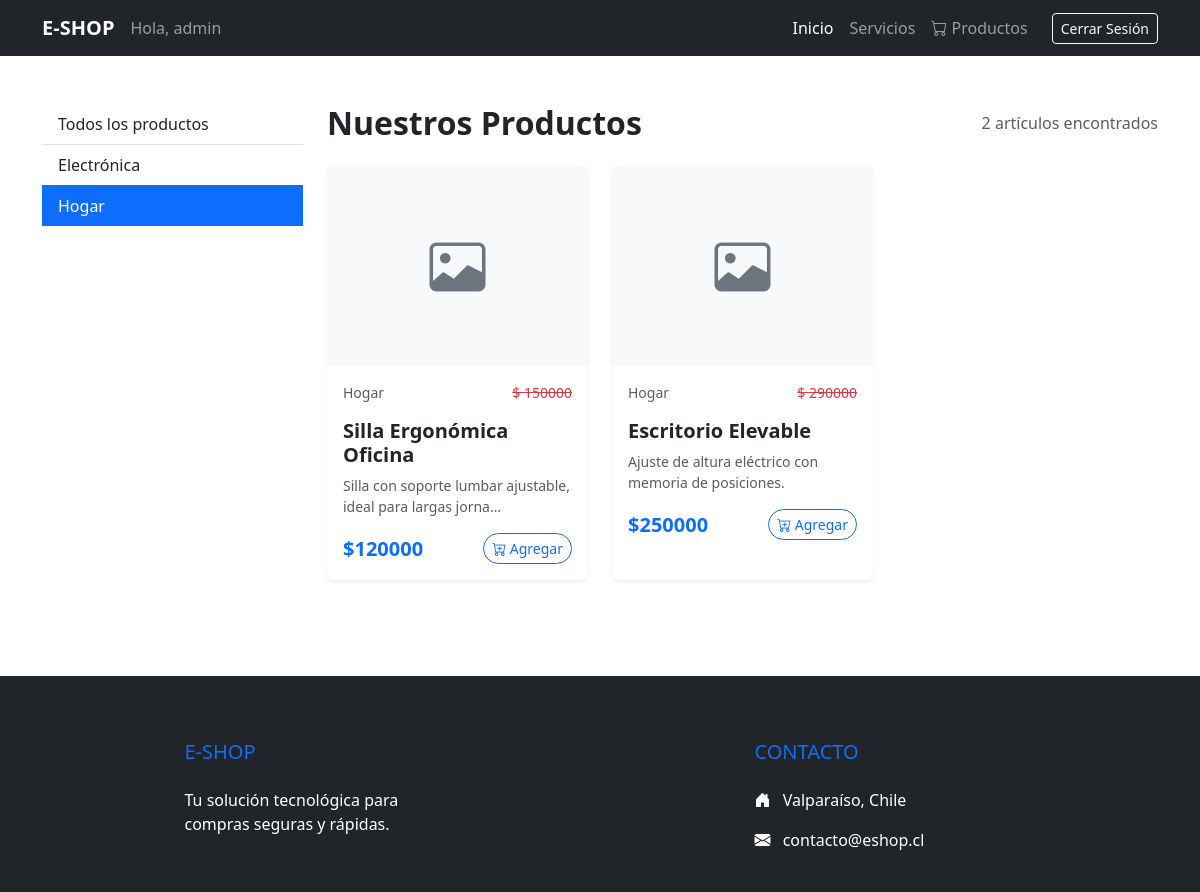
The page /productos?categoria=2 (signed in) on the database its author committed.
### main/models.py (models this page shows, shortened)
class Categoria(models.Model):
    nombre = models.CharField(max_length=100)
    def __str__(self):
        return self.nombre

class Producto(models.Model):
    nombre = models.CharField(max_length=200)
    categoria = models.ForeignKey(Categoria, on_delete=models.CASCADE, related_name='productos')
    precio = models.DecimalField(max_digits=10, decimal_places=0)
    precio_antes = models.DecimalField(max_digits=10, decimal_places=0, null=True, blank=True)
    descripcion = models.TextField()
    imagen_url = models.TextField(max_length=5000)
    stock = models.IntegerField(default=0)
    fecha_creacion = models.DateTimeField(auto_now_add=True)

### main/views.py (the view)
# urls.py: path('productos', views.productos, name='productos'),
@login_required
def productos(request):
    productos = Producto.objects.all()
    categorias = Categoria.objects.all()
    cat_id = request.GET.get('categoria')
    precio_max = request.GET.get('precio_max')
    if cat_id:
        productos = productos.filter(categoria_id=cat_id)
    if precio_max:
        productos = productos.filter(precio__lte=precio_max)
    context = {
        'productos': productos,
        'categorias': categorias,
        'categoria_seleccionada': cat_id,
        'precio_max': precio_max,
    }
    return render(request, 'productos.html', context)

### main/templates/productos.html (shortened to what this page needs)
{% extends 'base.html' %}
{% block content %}
<div class="container py-5">
    <div class="row">
        <aside class="col-lg-3 mb-4">
            <div class="list-group list-group-flush">
                <a href="{% url 'productos' %}"
                    class="list-group-item list-group-item-action {% if not categoria_seleccionada %}active{% endif %}">
                    Todos los productos
                </a>
                {% for cat in categorias %}
                <a href="?categoria={{ cat.id }}"
                    class="list-group-item list-group-item-action {% if categoria_seleccionada == cat.id|stringformat:'s' %}active{% endif %}">
                    {{ cat.nombre }}
                </a>
                {% endfor %}
            </div>
        </aside>
        <div class="col-lg-9">
            <div class="d-flex justify-content-between align-items-center mb-4">
                <h2 class="fw-bold mb-0">Nuestros Productos</h2>
                <span class="text-muted">{{ productos|length }} artículos encontrados</span>
            </div>
            <div class="row row-cols-1 row-cols-md-2 row-cols-xl-3 g-4">
                {% for producto in productos %}
                <div class="col">
                    <div class="card h-100 border-0 shadow-sm overflow-hidden product-card">
                        <div style="height: 200px; background-color: #f8f9fa;"
                            class="d-flex align-items-center justify-content-center">
                            {% if producto.imagen %}
                            <img src="{{ producto.imagen }}" class="card-img-top shadow-sm" alt="{{ producto.nombre }}"
                                style="object-fit: contain; max-height: 100%;">
                            {% else %}
                            <i class="bi bi-image text-secondary display-4"></i>
                            {% endif %}
                        </div>
                        <div class="card-body">
                            <div class="d-flex justify-content-between">
                                <p class="small"><a href="#!" class="text-muted text-decoration-none">{{ producto.categoria }}</a></p>
                                <p class="small text-danger"><s>$ {{ producto.precio_antes }}</s></p>
                            </div>
                            <h5 class="card-title fw-bold">{{ producto.nombre }}</h5>
                            <p class="card-text text-muted small">{{ producto.descripcion|truncatechars:60 }}</p>
                            <div class="d-flex justify-content-between align-items-center mt-3">
                                <span class="h5 mb-0 fw-bold text-primary">${{ producto.precio }}</span>
                                <button class="btn btn-outline-primary btn-sm rounded-pill">
                                    <i class="bi bi-cart-plus"></i> Agregar
                                </button>
                            </div>
                        </div>
                    </div>
                </div>
                {% empty %}
                <div class="col-12 text-center py-5">
                    <i class="bi bi-search display-1 text-muted"></i>
                    <p class="mt-3 text-muted">No se encontraron productos disponibles por ahora.</p>
                </div>
                {% endfor %}
            </div>
        </div>
    </div>
</div>
{% endblock %}

### main/templates/navbar.html (shortened to what this page needs)
    <nav class="navbar navbar-expand-lg navbar-dark bg-dark sticky-top">
        <div class="container">
            <a class="navbar-brand fw-bold" href="#">E-SHOP</a>
            {% if user.is_authenticated %}
                <span class="navbar-text me-2">Hola, {{ user.username }}</span>
            {% endif %}
            <div class="collapse navbar-collapse" id="navbarNav">
                <ul class="navbar-nav ms-auto align-items-center">
                    <li class="nav-item">
                        <a class="nav-link active" href="{% url 'index' %}">Inicio</a>
                    </li>
                    <li class="nav-item">
                        <a class="nav-link" href="{% url 'servicios' %}">Servicios</a>
                    </li>
                    {% if user.is_authenticated %}
                        <li class="nav-item">
                            <a class="nav-link" href="{% url 'productos' %}"><i class="bi bi-cart"></i> Productos</a>
                        </li>
                        <li class="nav-item ms-lg-3">
                            <form action="{% url 'logout' %}" method="post">
                                <button type="submit" class="btn btn-outline-light btn-sm">Cerrar Sesión</button>
                            </form>
                        </li>
                    {% else %}
                        <li class="nav-item ms-lg-3">
                            <a class="btn btn-primary btn-sm" href="{% url 'login' %}">Iniciar Sesión</a>
                        </li>
                    {% endif %}
                </ul>
            </div>
        </div>
    </nav>

### main/static/css/style.css (style rules this page uses)
.product-card { transition: transform 0.3s ease, shadow 0.3s ease; }

### rows shown on the page
Categoria: nombre "Electrónica"
Categoria: nombre "Hogar"
Producto: categoria "Hogar", precio_antes "150000", nombre "Silla Ergonómica Oficina", descripcion "Silla con soporte lumbar ajustable, ideal para largas jorna…", precio "120000"
Producto: categoria "Hogar", precio_antes "290000", nombre "Escritorio Elevable", descripcion "Ajuste de altura eléctrico con memoria de posiciones.", precio "250000"

### other values the page prints
{{ user.username }} "admin"
{{ productos|length }} "2"
